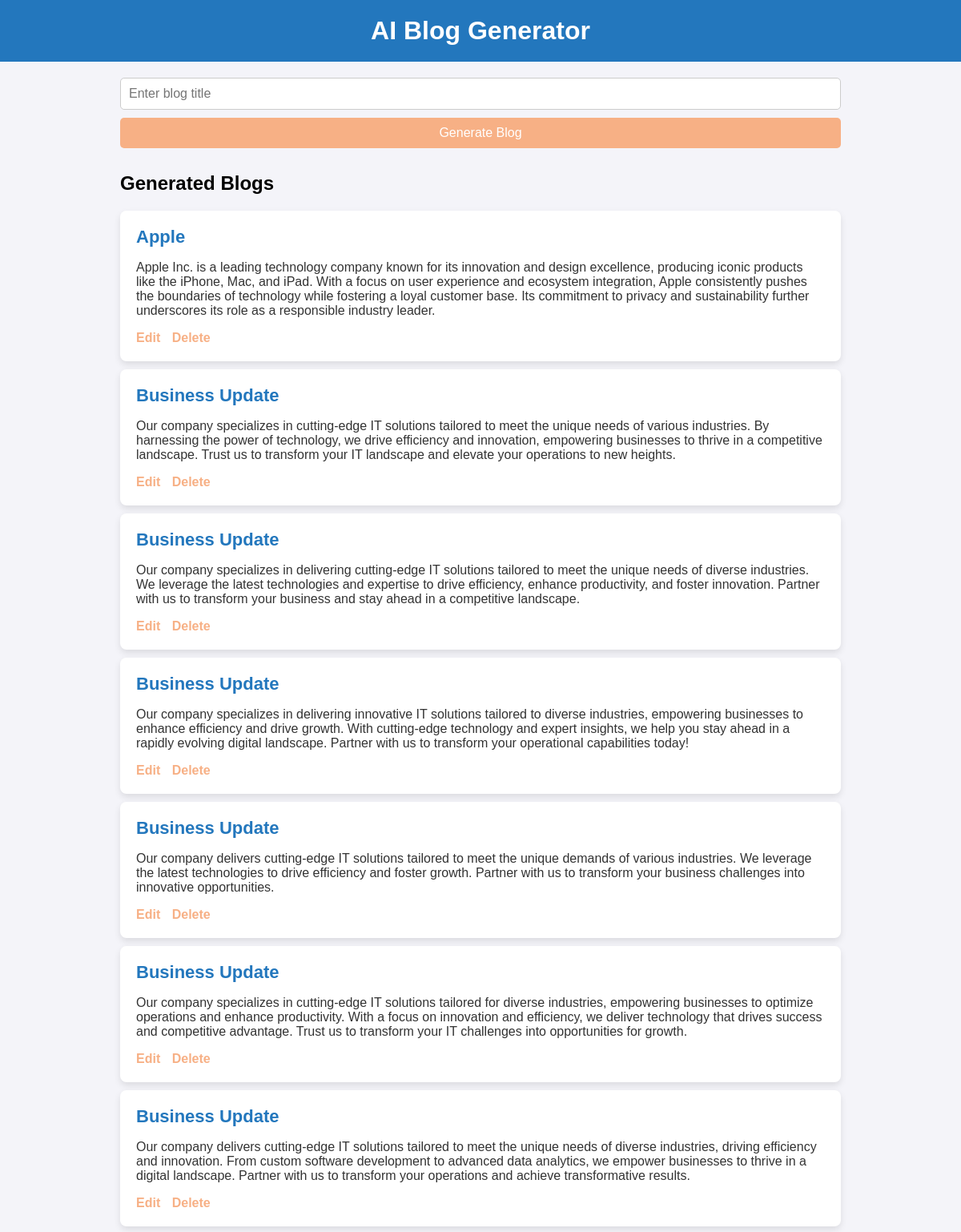
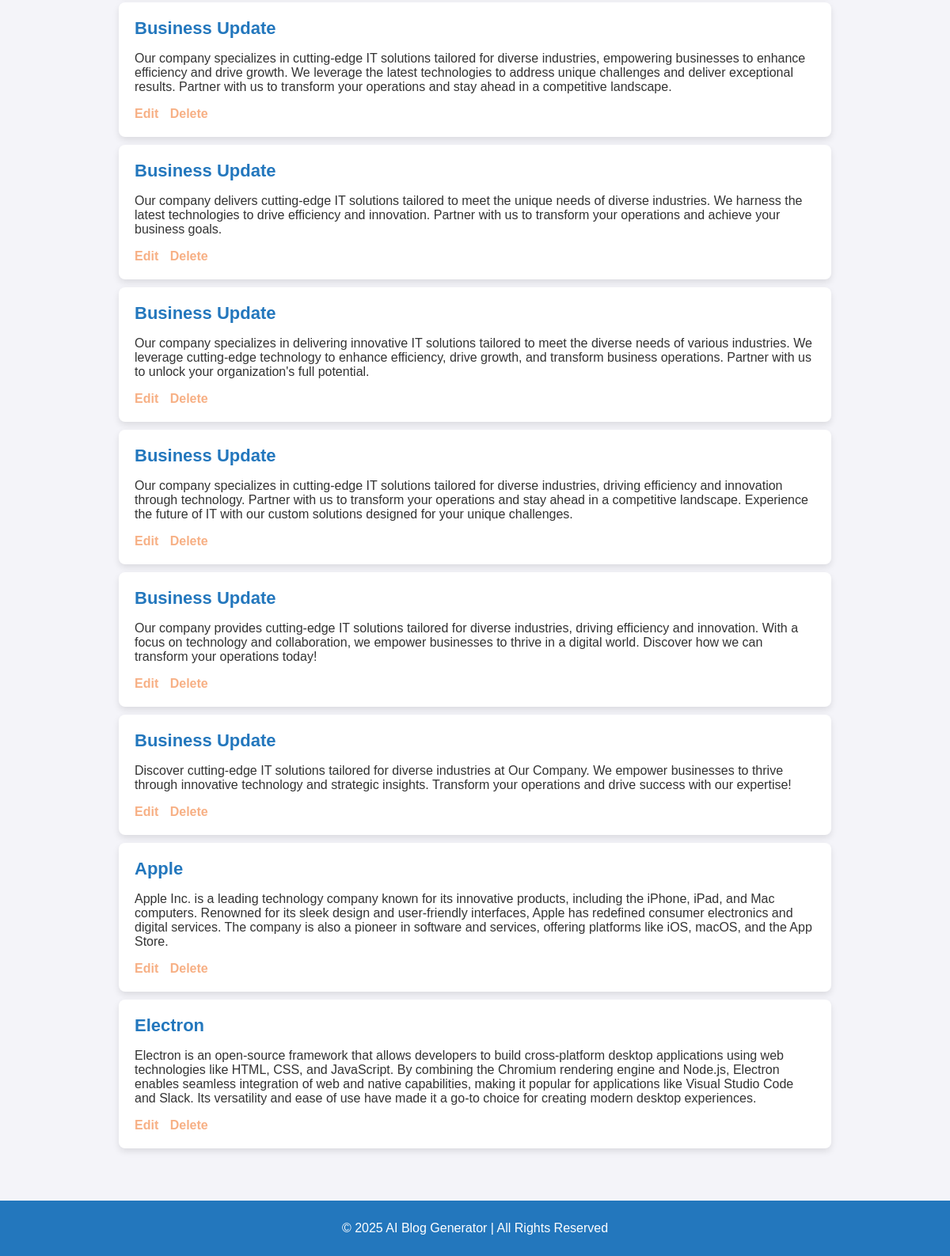
The app's page /blogs/ with its own data (2 pictures, top to bottom).
### blogs/models.py (models this page shows, shortened)
class Blog(models.Model):
    title = models.CharField(max_length=255)
    content = models.TextField(null=True, blank=True)
    created_at = models.DateTimeField(auto_now_add=True)
    updated_at = models.DateTimeField(auto_now=True)

### blogs/views.py (the view)
# urls.py: path('', views.index, name='index'),
def index(request):
    if request.method == 'POST':
        title = request.POST['title']
        content = get_api_response(title)
        blog = Blog(title=title, content=content)
        blog.save()
        return redirect('index')
    blogs = Blog.objects.all().order_by('-created_at')
    return render(request, 'index.html', {'blogs': blogs})

### templates/index.html (shortened to what this page needs)
<!DOCTYPE html>
<html lang="en">
<head>
</head>
<body>
    <header>
        <h1>AI Blog Generator</h1>
    </header>
    <div class="container">
        <form method="POST">
            <input type="text" name="title" placeholder="Enter blog title" required>
            <button type="submit">Generate Blog</button>
        </form>
        <h2>Generated Blogs</h2>
        <ul class="blogs-list">
            {% for blog in blogs %}
                <li>
                    <h3>{{ blog.title }}</h3>
                    <p>{{ blog.content }}</p>
                    <div class="actions">
                        <a href="{% url 'blog_update' blog.id %}">Edit</a>
                        <a href="{% url 'blog_delete' blog.id %}">Delete</a>
                    </div>
                </li>
            {% endfor %}
        </ul>
    </div>
    <footer class="footer">
        <p>&copy; 2025 AI Blog Generator | All Rights Reserved</p>
    </footer>
</body>
</html>

### templates/index.html (style rules this page uses)
body { font-family: Arial, sans-serif; background-color: #f4f4f9; margin: 0; padding: 0; }
header { background-color: #2377bd; color: white; text-align: center; padding: 20px; }
h1 { margin: 0; }
.container { max-width: 900px; margin: 0 auto; padding: 20px; }
form { display: flex; flex-direction: column; gap: 10px; margin-bottom: 30px; }
input[type="text"] { padding: 10px; font-size: 16px; border-radius: 5px; border: 1px solid #ccc; outline: none; width: 100%; box-sizing: border-box; }
button { background-color: #f7b085; color: white; padding: 10px; border: none; border-radius: 5px; cursor: pointer; font-size: 16px; transition: background-color 0.3s ease; }
.blogs-list { list-style-type: none; padding: 0; }
.blogs-list li { background-color: white; padding: 20px; margin-bottom: 10px; border-radius: 8px; box-shadow: 0 4px 8px rgba(0, 0, 0, 0.1); }
.blogs-list li h3 { margin: 0 0 10px 0; font-size: 22px; color: #2377bd; }
.blogs-list li p { font-size: 16px; color: #333; }
.actions a { color: #f7b085; margin-right: 10px; text-decoration: none; font-weight: bold; }
.footer { text-align: center; margin-top: 30px; padding: 10px; background-color: #2377bd; color: white; }

### records on screen
Blog: title "Apple", content "Apple Inc. is a leading technology company known for its innovation and design excellence, producing iconic products like the iPhone, Mac, and iPad. With a focus on user experience and ecosystem integration, Apple consistently pushes the boundaries of technology while fostering a loyal customer base. Its commitment to privacy and sustainability further underscores its role as a responsible industry leader."
Blog: title "Business Update", content "Our company specializes in cutting-edge IT solutions tailored to meet the unique needs of various industries. By harnessing the power of technology, we drive efficiency and innovation, empowering businesses to thrive in a competitive landscape. Trust us to transform your IT landscape and elevate your operations to new heights."
Blog: title "Business Update", content "Our company specializes in delivering cutting-edge IT solutions tailored to meet the unique needs of diverse industries. We leverage the latest technologies and expertise to drive efficiency, enhance productivity, and foster innovation. Partner with us to transform your business and stay ahead in a competitive landscape."
Blog: title "Business Update", content "Our company specializes in delivering innovative IT solutions tailored to diverse industries, empowering businesses to enhance efficiency and drive growth. With cutting-edge technology and expert insights, we help you stay ahead in a rapidly evolving digital landscape. Partner with us to transform your operational capabilities today!"
Blog: title "Business Update", content "Our company delivers cutting-edge IT solutions tailored to meet the unique demands of various industries. We leverage the latest technologies to drive efficiency and foster growth. Partner with us to transform your business challenges into innovative opportunities."
Blog: title "Business Update", content "Our company specializes in cutting-edge IT solutions tailored for diverse industries, empowering businesses to optimize operations and enhance productivity. With a focus on innovation and efficiency, we deliver technology that drives success and competitive advantage. Trust us to transform your IT challenges into opportunities for growth."
Blog: title "Business Update", content "Our company delivers cutting-edge IT solutions tailored to meet the unique needs of diverse industries, driving efficiency and innovation. From custom software development to advanced data analytics, we empower businesses to thrive in a digital landscape. Partner with us to transform your operations and achieve transformative results."
Blog: title "Business Update", content "Our company specializes in cutting-edge IT solutions tailored for diverse industries, empowering businesses to enhance efficiency and drive growth. We leverage the latest technologies to address unique challenges and deliver exceptional results. Partner with us to transform your operations and stay ahead in a competitive landscape."
Blog: title "Business Update", content "Our company delivers cutting-edge IT solutions tailored to meet the unique needs of diverse industries. We harness the latest technologies to drive efficiency and innovation. Partner with us to transform your operations and achieve your business goals."
Blog: title "Business Update", content "Our company specializes in delivering innovative IT solutions tailored to meet the diverse needs of various industries. We leverage cutting-edge technology to enhance efficiency, drive growth, and transform business operations. Partner with us to unlock your organization's full potential."
Blog: title "Business Update", content "Our company specializes in cutting-edge IT solutions tailored for diverse industries, driving efficiency and innovation through technology. Partner with us to transform your operations and stay ahead in a competitive landscape. Experience the future of IT with our custom solutions designed for your unique challenges."
Blog: title "Business Update", content "Our company provides cutting-edge IT solutions tailored for diverse industries, driving efficiency and innovation. With a focus on technology and collaboration, we empower businesses to thrive in a digital world. Discover how we can transform your operations today!"
Blog: title "Business Update", content "Discover cutting-edge IT solutions tailored for diverse industries at Our Company. We empower businesses to thrive through innovative technology and strategic insights. Transform your operations and drive success with our expertise!"
Blog: title "Apple", content "Apple Inc. is a leading technology company known for its innovative products, including the iPhone, iPad, and Mac computers. Renowned for its sleek design and user-friendly interfaces, Apple has redefined consumer electronics and digital services. The company is also a pioneer in software and services, offering platforms like iOS, macOS, and the App Store."
Blog: title "Electron", content "Electron is an open-source framework that allows developers to build cross-platform desktop applications using web technologies like HTML, CSS, and JavaScript. By combining the Chromium rendering engine and Node.js, Electron enables seamless integration of web and native capabilities, making it popular for applications like Visual Studio Code and Slack. Its versatility and ease of use have made it a go-to choice for creating modern desktop experiences."
